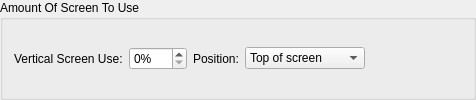
    <widget class="QGroupBox" name="groupBoxScreenUse">
     <property name="title">
      <string>Amount Of Screen To Use</string>
     </property>
     <layout class="QHBoxLayout" name="horizontalLayout_14">
      <item>
       <widget class="QLabel" name="label_3">
        <property name="text">
         <string>Vertical Screen Use:</string>
        </property>
       </widget>
      </item>
      <item>
       <widget class="QSpinBox" name="spinBoxScreenUse">
        <property name="toolTip">
         <string>Percent of screen to be used.</string>
        </property>
        <property name="suffix">
         <string notr="true">%</string>
        </property>
        <property name="maximum">
         <number>100</number>
        </property>
       </widget>
      </item>
      <item>
       <widget class="QLabel" name="label_4">
        <property name="text">
         <string>Position:</string>
        </property>
       </widget>
      </item>
      <item>
       <widget class="QComboBox" name="comboBoxScreenUse">
        <property name="toolTip">
         <string>Select to use either top portion of the screen or bottom.</string>
        </property>
        <item>
         <property name="text">
          <string>Top of screen</string>
         </property>
        </item>
        <item>
         <property name="text">
          <string>Bottom of screen</string>
         </property>
        </item>
       </widget>
      </item>
      <item>
       <spacer name="horizontalSpacer">
        <property name="orientation">
         <enum>Qt::Horizontal</enum>
        </property>
        <property name="sizeHint" stdset="0">
         <size>
          <width>97</width>
          <height>20</height>
         </size>
        </property>
       </spacer>
      </item>
     </layout>
    </widget>
